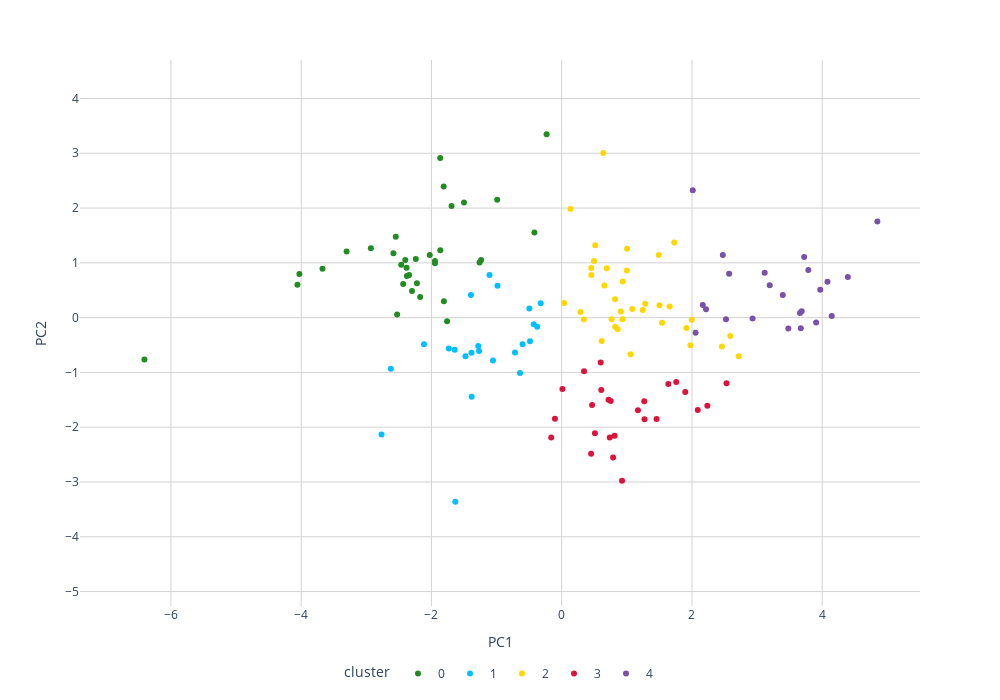
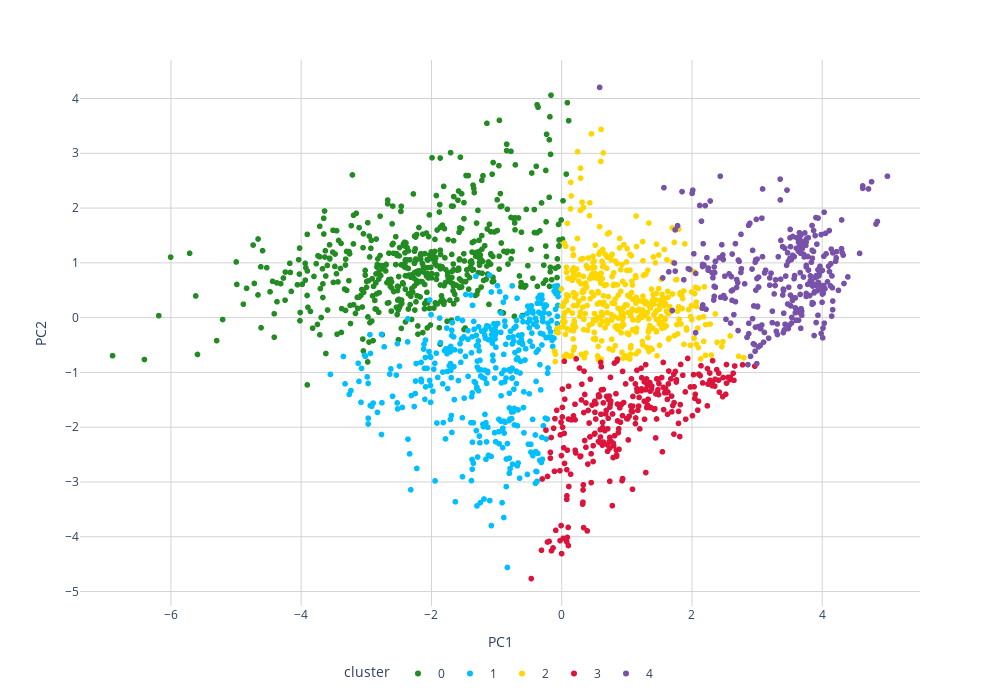

The notebook cell saved with these charts, in order:
### Code cell
#Slider for year selection
year_slider = widgets.IntSlider(value=2019, min=cluster_data['year'].min(), max=cluster_data['year'].max(), step=1, description='Year:')
ignore_year_checkbox = widgets.Checkbox(value=False, description='Ignore Year Filter', disabled=False)

#Dropdown for selecting x and y axis variables
variables = plotting_variables 
x_axis_dropdown = widgets.Dropdown(options=variables, value='PC1', description='X Axis:')
y_axis_dropdown = widgets.Dropdown(options=variables, value='PC2', description='Y Axis:')

#Display the interactive widgets
interact(interactive_plot_scatter1, year=year_slider, x_axis=x_axis_dropdown, y_axis=y_axis_dropdown, ignore_year=ignore_year_checkbox)

### Figure 1 — Plotly figure (JSON) as saved in the notebook; plotly's stock layout.template omitted (floating-point values rounded to 4 significant figures)
{"data": [{"hovertemplate": "<b>%{hovertext}</b><br><br>cluster=0<br>PC1=%{x}<br>PC2=%{y}<extra></extra>", "hovertext": ["Afghanistan", "Gambia", "Ghana", "Guinea", "India", "Ivory Coast", "Kenya", "Zambia", "Madagascar", "Malawi", "Mali", "Mauritania", "Mozambique", "Myanmar", "Niger", "Nigeria", "Pakistan", "Rwanda", "Senegal", "Sierra Leone", "Swaziland", "Tanzania", "Togo", "Uganda", "Ethiopia", "Congo (Brazzaville)", "Liberia", "Zimbabwe", "Cameroon", "Comoros", "Cambodia", "Benin", "Burkina Faso", "Chad"], "legendgroup": "0", "marker": {"color": "#228B22", "symbol": "circle"}, "mode": "markers", "name": "0", "orientation": "v", "showlegend": true, "type": "scatter", "x": [-6.407, -1.812, -1.261, -2.583, -2.241, -2.223, -0.9904, -2.548, -2.377, -3.303, -2.343, -1.809, -1.946, -0.2318, -1.691, -2.026, -2.434, -1.866, -1.237, -4.027, -1.76, -1.501, -3.673, -1.864, -1.946, -2.298, -2.463, -2.527, -2.174, -2.401, -0.4189, -2.93, -2.382, -4.058], "xaxis": "x", "y": [-0.764, 2.395, 1.007, 1.175, 1.07, 0.6275, 2.152, 1.477, 0.7615, 1.208, 0.7775, 0.2971, 0.9941, 3.347, 2.037, 1.143, 0.6157, 2.913, 1.052, 0.7953, -0.06617, 2.1, 0.8911, 1.231, 1.036, 0.4884, 0.9634, 0.05694, 0.3781, 1.054, 1.554, 1.266, 0.9112, 0.6008], "yaxis": "y"}, {"hovertemplate": "<b>%{hovertext}</b><br><br>cluster=1<br>PC1=%{x}<br>PC2=%{y}<extra></extra>", "hovertext": ["Iran", "North Macedonia", "Bangladesh", "Nepal", "Namibia", "Morocco", "Lebanon", "Lesotho", "Libya", "Bolivia", "Jordan", "South Africa", "Botswana", "Armenia", "Yemen", "Venezuela", "Georgia", "Albania", "Gabon", "Egypt", "Turkey", "Tunisia", "Algeria"], "legendgroup": "1", "marker": {"color": "#00BFFF", "symbol": "circle"}, "mode": "markers", "name": "1", "orientation": "v", "showlegend": true, "type": "scatter", "x": [-1.394, -0.6399, -1.109, -0.986, -1.268, -2.114, -2.767, -1.633, -0.4969, -0.3226, -1.281, -0.4296, -1.055, -0.3769, -1.733, -0.4869, -0.7178, -0.6007, -1.385, -1.644, -1.383, -2.623, -1.478], "xaxis": "x", "y": [0.4129, -1.011, 0.7766, 0.5828, -0.6069, -0.4849, -2.133, -3.361, 0.168, 0.2628, -0.5195, -0.1185, -0.7821, -0.1664, -0.5617, -0.4315, -0.6369, -0.4872, -0.6424, -0.5872, -1.445, -0.935, -0.7069], "yaxis": "y"}, {"hovertemplate": "<b>%{hovertext}</b><br><br>cluster=2<br>PC1=%{x}<br>PC2=%{y}<extra></extra>", "hovertext": ["Vietnam", "Mauritius", "Uruguay", "Mexico", "Turkmenistan", "Thailand", "Nicaragua", "Argentina", "Tajikistan", "Panama", "Paraguay", "Taiwan Province of China", "Peru", "Malaysia", "Azerbaijan", "Saudi Arabia", "Sri Lanka", "Philippines", "Colombia", "Mongolia", "China", "Estonia", "Guatemala", "El Salvador", "Ecuador", "Dominican Republic", "Brazil", "Honduras", "Jamaica", "Cyprus", "Kazakhstan", "Indonesia", "Kuwait", "Kyrgyzstan", "Costa Rica", "Laos"], "legendgroup": "2", "marker": {"color": "#FFD700", "symbol": "circle"}, "mode": "markers", "name": "2", "orientation": "v", "showlegend": true, "type": "scatter", "x": [0.8197, 1.658, 2.588, 1.501, 0.6564, 1.728, 1.004, 1.058, 0.4962, 1.542, 0.9378, 2.718, 0.288, 1.489, 0.7654, 1.996, 0.0366, 0.4541, 0.8209, 0.6138, 1.283, 2.459, 0.6916, 0.9996, 0.3404, 1.082, 0.9343, 0.5153, 0.9075, 0.8594, 1.976, 0.6386, 1.243, 0.4541, 1.916, 0.1355], "xaxis": "x", "y": [0.3372, 0.2023, -0.3332, 0.2268, 0.587, 1.374, 1.259, -0.6662, 1.032, -0.09367, 0.6607, -0.7058, 0.1018, 1.143, -0.03094, -0.03914, 0.2671, 0.9081, -0.1658, -0.4245, 0.2517, -0.5287, 0.9018, 0.8623, -0.03218, 0.1573, -0.02925, 1.323, 0.1131, -0.2113, -0.5055, 3.007, 0.1389, 0.7783, -0.1893, 1.985], "yaxis": "y"}, {"hovertemplate": "<b>%{hovertext}</b><br><br>cluster=3<br>PC1=%{x}<br>PC2=%{y}<extra></extra>", "hovertext": ["Japan", "Serbia", "Moldova", "Latvia", "Slovakia", "Slovenia", "South Korea", "Spain", "Lithuania", "Greece", "Bosnia and Herzegovina", "Bulgaria", "Montenegro", "Ukraine", "Russia", "Croatia", "Belarus", "Italy", "Belgium", "Chile", "France", "Hungary", "Poland", "Portugal", "Romania"], "legendgroup": "3", "marker": {"color": "#DC143C", "symbol": "circle"}, "mode": "markers", "name": "3", "orientation": "v", "showlegend": true, "type": "scatter", "x": [1.897, 0.466, 0.01142, 0.7893, 1.267, 2.236, 1.272, 1.637, 0.9264, 0.51, 0.343, 0.608, -0.1609, -0.1041, 0.7377, 0.4517, 0.8122, 0.7519, 2.089, 0.5986, 2.531, 1.457, 1.758, 1.17, 0.7183], "xaxis": "x", "y": [-1.356, -1.597, -1.304, -2.554, -1.525, -1.61, -1.854, -1.211, -2.976, -2.112, -0.9768, -1.319, -2.188, -1.844, -2.186, -2.485, -2.155, -1.52, -1.688, -0.8178, -1.196, -1.85, -1.175, -1.69, -1.497], "yaxis": "y"}, {"hovertemplate": "<b>%{hovertext}</b><br><br>cluster=4<br>PC1=%{x}<br>PC2=%{y}<extra></extra>", "hovertext": ["United Kingdom", "Denmark", "Uzbekistan", "Finland", "United Arab Emirates", "United States", "Luxembourg", "Switzerland", "Sweden", "Canada", "Singapore", "Australia", "Hong Kong S.A.R. of China", "Iceland", "Ireland", "Bahrain", "Norway", "Israel", "New Zealand", "Netherlands", "Malta", "Germany", "Austria"], "legendgroup": "4", "marker": {"color": "#7851A9", "symbol": "circle"}, "mode": "markers", "name": "4", "orientation": "v", "showlegend": true, "type": "scatter", "x": [3.117, 4.393, 2.012, 3.906, 2.474, 2.522, 3.671, 4.145, 3.97, 3.194, 4.847, 3.395, 2.166, 3.685, 3.658, 2.57, 4.081, 2.055, 3.722, 3.787, 2.216, 2.93, 3.48], "xaxis": "x", "y": [0.8213, 0.743, 2.326, -0.0892, 1.144, -0.03067, -0.1949, 0.02791, 0.5093, 0.5931, 1.755, 0.4131, 0.2316, 0.1163, 0.08688, 0.7993, 0.6555, -0.2755, 1.108, 0.868, 0.1518, -0.01793, -0.1987], "yaxis": "y"}], "layout": {"height": 700, "legend": {"orientation": "h", "title": {"text": "cluster"}, "tracegroupgap": 0, "x": 0.5, "xanchor": "center", "y": -0.15, "yanchor": "bottom"}, "margin": {"t": 60}, "plot_bgcolor": "white", "width": 1000, "xaxis": {"anchor": "y", "domain": [0, 1], "gridcolor": "LightGrey", "range": [-7.396, 5.501], "showgrid": true, "title": {"text": "PC1"}, "zeroline": true, "zerolinecolor": "LightGrey", "zerolinewidth": 1}, "yaxis": {"anchor": "x", "domain": [0, 1], "gridcolor": "LightGrey", "range": [-5.264, 4.703], "showgrid": true, "title": {"text": "PC2"}, "zeroline": true, "zerolinecolor": "LightGrey", "zerolinewidth": 1}}}

### Figure 2 — Plotly figure (JSON) as saved in the notebook; plotly's stock layout.template omitted (floating-point values rounded to 4 significant figures; data arrays with more than 128 entries replaced by an {"elided": "..."} marker saying what was removed)
{"data": [{"hovertemplate": "<b>%{hovertext}</b><br><br>cluster=0<br>PC1=%{x}<br>PC2=%{y}<extra></extra>", "hovertext": {"elided": "540 str values"}, "legendgroup": "0", "marker": {"color": "#228B22", "symbol": "circle"}, "mode": "markers", "name": "0", "showlegend": true, "type": "scattergl", "x": {"elided": "540 float values"}, "xaxis": "x", "y": {"elided": "540 float values"}, "yaxis": "y"}, {"hovertemplate": "<b>%{hovertext}</b><br><br>cluster=1<br>PC1=%{x}<br>PC2=%{y}<extra></extra>", "hovertext": {"elided": "382 str values"}, "legendgroup": "1", "marker": {"color": "#00BFFF", "symbol": "circle"}, "mode": "markers", "name": "1", "showlegend": true, "type": "scattergl", "x": {"elided": "382 float values"}, "xaxis": "x", "y": {"elided": "382 float values"}, "yaxis": "y"}, {"hovertemplate": "<b>%{hovertext}</b><br><br>cluster=2<br>PC1=%{x}<br>PC2=%{y}<extra></extra>", "hovertext": {"elided": "413 str values"}, "legendgroup": "2", "marker": {"color": "#FFD700", "symbol": "circle"}, "mode": "markers", "name": "2", "showlegend": true, "type": "scattergl", "x": {"elided": "413 float values"}, "xaxis": "x", "y": {"elided": "413 float values"}, "yaxis": "y"}, {"hovertemplate": "<b>%{hovertext}</b><br><br>cluster=3<br>PC1=%{x}<br>PC2=%{y}<extra></extra>", "hovertext": {"elided": "279 str values"}, "legendgroup": "3", "marker": {"color": "#DC143C", "symbol": "circle"}, "mode": "markers", "name": "3", "showlegend": true, "type": "scattergl", "x": {"elided": "279 float values"}, "xaxis": "x", "y": {"elided": "279 float values"}, "yaxis": "y"}, {"hovertemplate": "<b>%{hovertext}</b><br><br>cluster=4<br>PC1=%{x}<br>PC2=%{y}<extra></extra>", "hovertext": {"elided": "296 str values"}, "legendgroup": "4", "marker": {"color": "#7851A9", "symbol": "circle"}, "mode": "markers", "name": "4", "showlegend": true, "type": "scattergl", "x": {"elided": "296 float values"}, "xaxis": "x", "y": {"elided": "296 float values"}, "yaxis": "y"}], "layout": {"height": 700, "legend": {"orientation": "h", "title": {"text": "cluster"}, "tracegroupgap": 0, "x": 0.5, "xanchor": "center", "y": -0.15, "yanchor": "bottom"}, "margin": {"t": 60}, "plot_bgcolor": "white", "width": 1000, "xaxis": {"anchor": "y", "domain": [0, 1], "gridcolor": "LightGrey", "range": [-7.396, 5.501], "showgrid": true, "title": {"text": "PC1"}, "zeroline": true, "zerolinecolor": "LightGrey", "zerolinewidth": 1}, "yaxis": {"anchor": "x", "domain": [0, 1], "gridcolor": "LightGrey", "range": [-5.264, 4.703], "showgrid": true, "title": {"text": "PC2"}, "zeroline": true, "zerolinecolor": "LightGrey", "zerolinewidth": 1}}}
